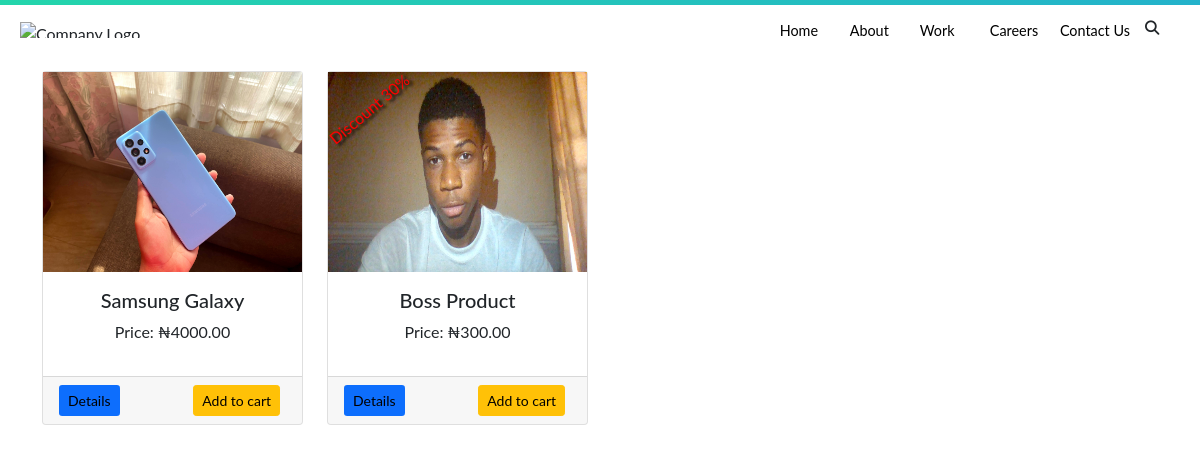
The page / on the database its author committed.
### shop/products/models.py (models this page shows, shortened)
class Addproduct(db.Model):
    id = db.Column(db.Integer, primary_key=True)
    name = db.Column(db.String(80), nullable=False)
    price = db.Column(db.Numeric(10,2), nullable=False)
    discount = db.Column(db.Integer, default=0)
    stock = db.Column(db.Integer, nullable=False)
    colors = db.Column(db.Text, nullable=False)
    desc = db.Column(db.Text, nullable=False)
    pub_date = db.Column(db.DateTime, nullable=False,
        default=datetime.utcnow)
    brand_id = db.Column(db.Integer, db.ForeignKey('brand.id'),
        nullable=False)
    brand = db.relationship('Brand',
        backref=db.backref('posts', lazy=True))
    category_id = db.Column(db.Integer, db.ForeignKey('category.id'),
        nullable=False)
    category = db.relationship('Category',
        backref=db.backref('posts', lazy=True))
    image_1 = db.Column(db.String(150), nullable=False, default='image.jpg')
    image_2 = db.Column(db.String(150), nullable=False, default='image.jpg')
    image_3 = db.Column(db.String(150), nullable=False, default='image.jpg')

### shop/products/routes.py (the view)
@app.route('/')
def home():
    products = Addproduct.query.filter(Addproduct.stock > 0)
    return render_template('products/index.html', title='Home Page', products=products)

### shop/templates/products/index.html
{% extends 'layout.html' %}
{% block content %}
<div class="container">
    <div class="row">
        {% for product in products %}
        <div class="col-md-3 mt-3">
            <div class="card">
                {% if product.discount > 0 %}
                <p style="color: red; text-shadow: 2px 3px 3px #000; transform: rotate(-40deg); position: absolute; top: 3%; left: -5%; right: 50%;">Discount {{ product.discount }}%</p>
                {% endif %}
                <img src="{{url_for('static', filename='images/' + product.image_1)}}" alt="{{ product.name }}" class="class-img-top" height="200">
                <div class="card-body">
                    <h5 class="text-center">{{ product.name }}</h5>
                    <p class="text-center">Price: &#8358;{{ product.price }} </p>
                </div>
                <div class="card-footer">
                    <a class="float-left btn btn-sm" style="background-color: #0d6efd; color: black;">Details</a>
                    <a class="float-right btn btn-sm btn-warning" style="margin-left: 69.5px;">Add to cart</a>
                </div>
            </div>
        </div>
        {% endfor %}
    </div>
</div>
{% endblock content %}

### shop/static/css/style.css (style rules this page uses)
* { margin: 0; padding: 0; box-sizing: border-box; font-family: "Lato", "Arial", sans-serif; }

### rows shown on the page
Addproduct: image_1 (picture), name "Samsung Galaxy", price "4000.00"
Addproduct: discount "30", image_1 (picture), name "Boss Product", price "300.00"
